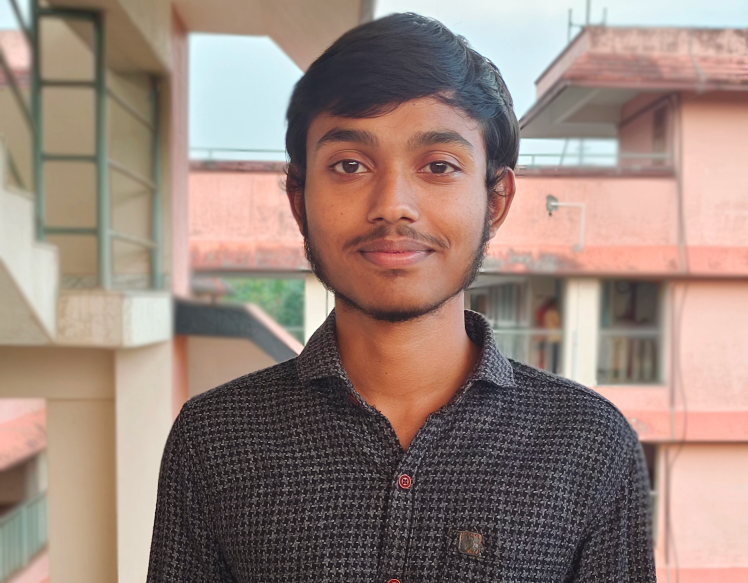
#> input picture input/p1/photo.jpg, 2244 x 1749 px (shown at 1/3 size); its folder holds only this picture in this run
$ python -i cropper.py   (imports and definitions only)
#> lines starting #> are read from the running program, lines starting #| are printed output that depends on the picture
import cv2
import os

def crop_to_passport_size(image, face_rect):
    passport_aspect_ratio = 413 / 531  # Width to height ratio of a passport photo

    x, y, w, h = face_rect

    # Calculate the center of the face rectangle
    center_x, center_y = x + w // 2, y + h // 2

    # Double the width and height
    new_w = int(w * 2.3)
    new_h =int(h * 2.3)
    # Adjust new width and height to maintain the passport aspect ratio
    if new_w / new_h > passport_aspect_ratio:
        new_w = int(new_h * passport_aspect_ratio)
    else:
        new_h = int(new_w / passport_aspect_ratio)

    # Calculate the new cropping coordinates
    x1 = max(0, center_x - new_w // 2)
    y1 = max(0, center_y - new_h*10 // 22)
    x2 = min(image.shape[1], center_x + new_w // 2)
    y2 = min(image.shape[0], center_y + new_h // 2)

    # Crop the image with the new dimensions
    cropped_image = image[y1:y2, x1:x2]

    # Ensure the cropped region has the correct aspect ratio
    cropped_height, cropped_width = cropped_image.shape[:2]
    if cropped_width / cropped_height != passport_aspect_ratio:
        # Adjust the cropped region to maintain the aspect ratio
        if cropped_width / cropped_height > passport_aspect_ratio:
            # Width is too wide, adjust it
            new_width = int(cropped_height * passport_aspect_ratio)
            x1 = max(0, center_x - new_width // 2)
            x2 = min(image.shape[1], center_x + new_width // 2)
        else:
            # Height is too tall, adjust it
            new_height = int(cropped_width / passport_aspect_ratio)
            y1 = max(0, center_y - new_height // 2)
            y2 = min(image.shape[0], center_y + new_height // 2)

        cropped_image = image[y1:y2, x1:x2]

    # Resize to the passport photo size
    passport_image = cv2.resize(cropped_image, (413, 531))

    return passport_image

def detect_and_crop_face(image_path, output_path):
    # Load the image
#> called with image_path = 'input/p1/photo.jpg', output_path = 'out.png'
    image = cv2.imread(image_path)
#> image is the input picture: shape (1749, 2244, 3); mean B, G, R 123.8, 132.8, 153.4

    # Convert the image to grayscale (needed for face detection)
    gray = cv2.cvtColor(image, cv2.COLOR_BGR2GRAY)
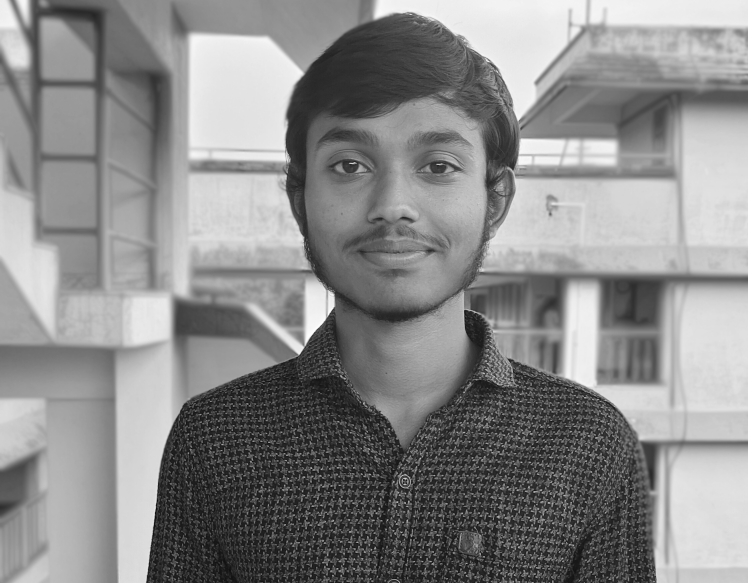
#> gray: shape (1749, 2244) (shown at 1/3 size); min 0, max 254, mean 137.9

    # Load the pre-trained Haar Cascade face detector from OpenCV
    face_cascade = cv2.CascadeClassifier(cv2.data.haarcascades + 'haarcascade_frontalface_default.xml')

    # Detect faces in the image
    faces = face_cascade.detectMultiScale(gray, scaleFactor=1.1, minNeighbors=5, minSize=(30, 30))
#> faces = [[840, 228, 696, 696]]

    if len(faces) > 0:
        # Take the first detected face (assuming one face per image)
        face_rect = faces[0]
#> face_rect = [840, 228, 696, 696]

        # Crop and resize the image to passport size
        passport_image = crop_to_passport_size(image, face_rect)
#> in crop_to_passport_size, `x, y, w, h = face_rect`: x = 840; y = 228; w = 696
#> in crop_to_passport_size, `center_x, center_y = x + w // 2, y + h // 2`: center_x = 1188; center_y = 576
#> in crop_to_passport_size, `new_w = int(w * 2.3)`: new_w = 1600
#> in crop_to_passport_size, `new_w = int(new_h * passport_aspect_ratio)`: new_w = 1244
#> in crop_to_passport_size, `x1 = max(0, center_x - new_w // 2)`: x1 = 566
#> in crop_to_passport_size, `y1 = max(0, center_y - new_h*10 // 22)`: y1 = 0
#> in crop_to_passport_size, `x2 = min(image.shape[1], center_x + new_w // 2)`: x2 = 1810
#> in crop_to_passport_size, `y2 = min(image.shape[0], center_y + new_h // 2)`: y2 = 1376
#> in crop_to_passport_size, `cropped_image = image[y1:y2, x1:x2]`:
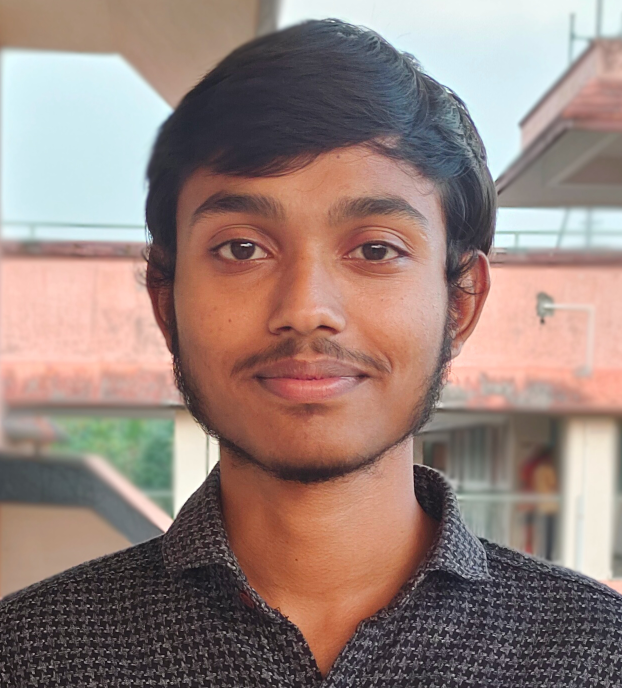
#> cropped_image: shape (1376, 1244, 3) (shown at 1/2 size); mean B, G, R 122.9, 129.5, 150.7
#> in crop_to_passport_size, `x1 = max(0, center_x - new_width // 2)`: x1 = 653
#> in crop_to_passport_size, `x2 = min(image.shape[1], center_x + new_width // 2)`: x2 = 1723
#> in crop_to_passport_size, `cropped_image = image[y1:y2, x1:x2]`:
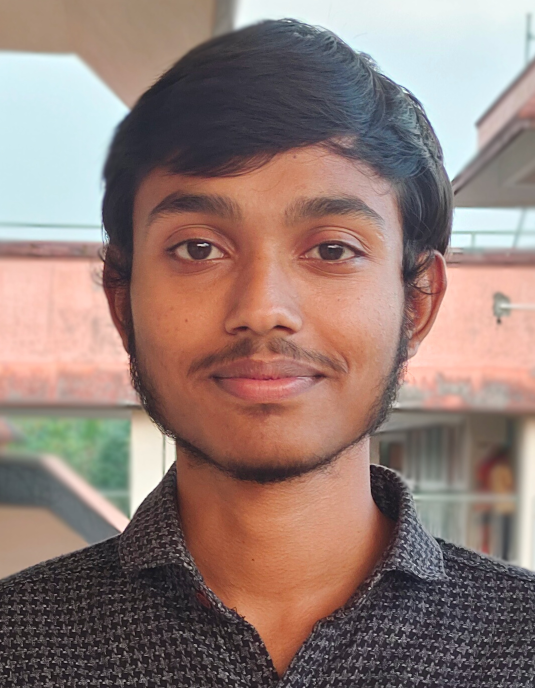
#> cropped_image: shape (1376, 1070, 3) (shown at 1/2 size); mean B, G, R 117.6, 124.2, 146.4
#> in crop_to_passport_size, `passport_image = cv2.resize(cropped_image, (413, 531))`:
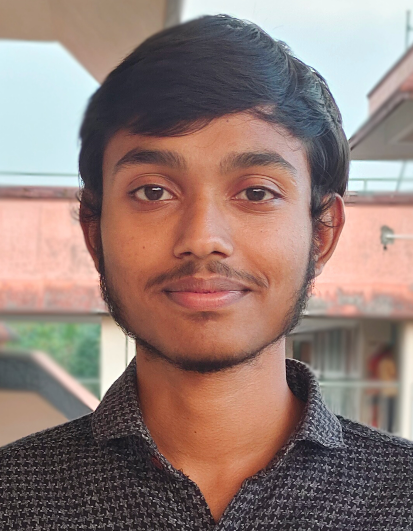
#> passport_image: shape (531, 413, 3); mean B, G, R 117.5, 124.1, 146.3

        # Save the cropped image
        cv2.imwrite(output_path, passport_image)
        print(f"Saved cropped image to {output_path}")
    else:
        print(f"No face detected in {image_path}")

def detect_and_crop_face_return(image_path):
    # Load the image
    image = cv2.imread(image_path)

    # Convert the image to grayscale (needed for face detection)
    gray = cv2.cvtColor(image, cv2.COLOR_BGR2GRAY)

    # Load the pre-trained Haar Cascade face detector from OpenCV
    face_cascade = cv2.CascadeClassifier(cv2.data.haarcascades + 'haarcascade_frontalface_default.xml')

    # Detect faces in the image
    faces = face_cascade.detectMultiScale(gray, scaleFactor=1.1, minNeighbors=5, minSize=(30, 30))

    if len(faces) > 0:
        # Take the first detected face (assuming one face per image)
        face_rect = faces[0]

        # Crop and resize the image to passport size
        passport_image = crop_to_passport_size(image, face_rect)
        return passport_image

    else:
        print(f"No face detected in {image_path}")

def crop_images_in_folder(input_folder, output_folder):
    # Ensure the output folder exists
    os.makedirs(output_folder, exist_ok=True)

    # Process each image in the folder
    for filename in os.listdir(input_folder):
        if filename.lower().endswith(('.png', '.jpg', '.jpeg')):
            input_path = os.path.join(input_folder, filename)
            output_path = os.path.join(output_folder, f"passport_{filename}")
            detect_and_crop_face(input_path, output_path)


# # Example usage:
# input_folder = "./input"
# output_folder = "./output"
# crop_images_in_folder(input_folder, output_folder)

>>> result = detect_and_crop_face('input/p1/photo.jpg', 'out.png')
